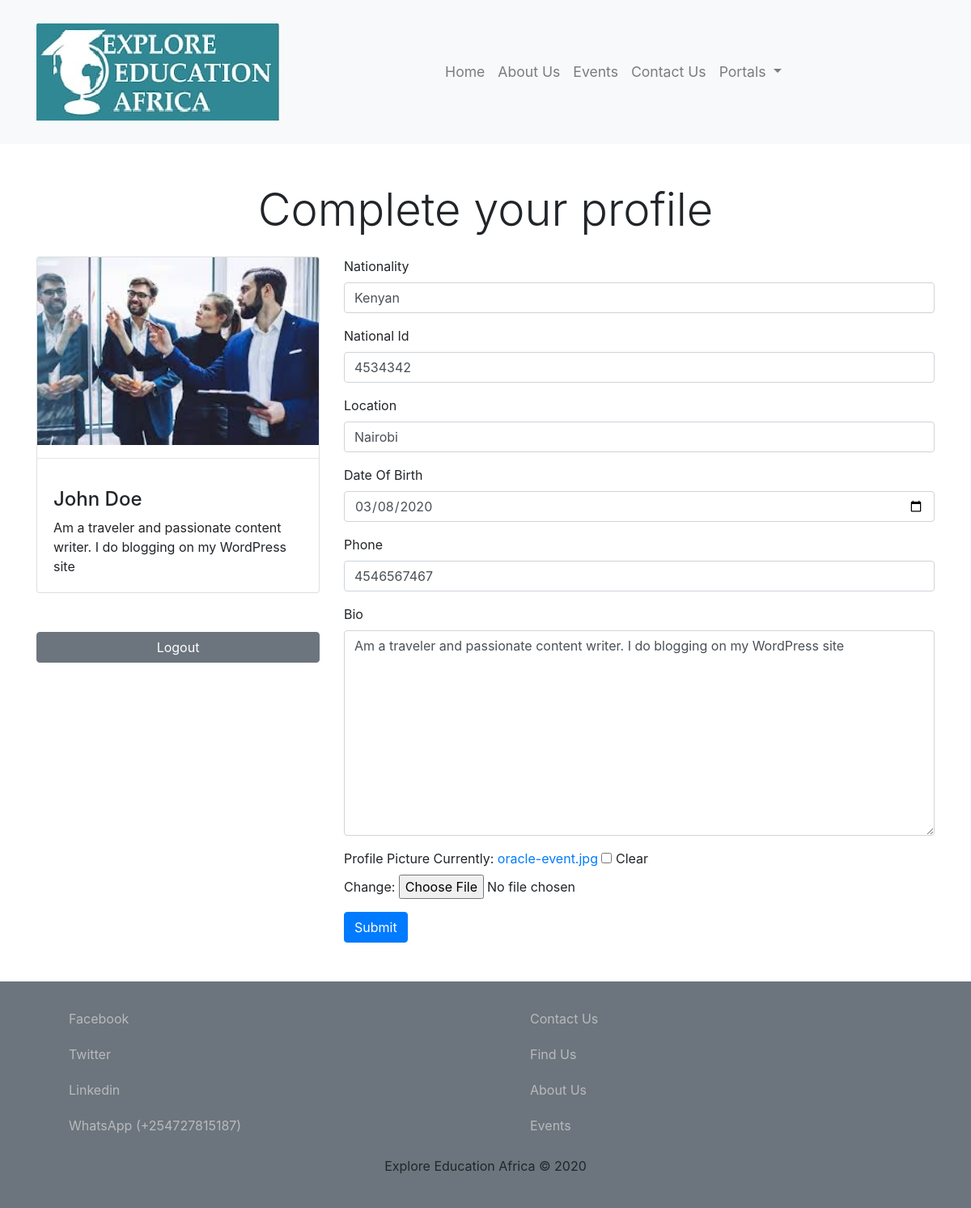
Screenshot of /agents/profile/ (signed in) with the database file from the repository.
### clients/models.py (models this page shows, shortened)
class Agent(models.Model):
  user = models.OneToOneField(User, on_delete=models.CASCADE, null=True)
  bio = models.CharField(max_length=200, null=True)
  nationality = models.CharField(max_length=100, null=True)
  national_id = models.CharField(max_length=20, null=True)
  location = models.CharField(max_length=100, null=True)
  birth_date = models.DateField(null=True)
  phone = models.CharField(max_length=100, null=True)
  profile_pic = models.ImageField(default="default_profile.jpg", null=True, blank=True)
  is_active = models.BooleanField(default=False)
  created_at = models.DateTimeField(auto_now_add=True)

### clients/views.py (the view)
# urls.py: path('agents/profile/', views.agents, name='profile'),
@login_required(login_url='clients:login')
def agents(request):
  agent = request.user.agent
  if request.method == 'POST':
    form = ProfileForm(request.POST, request.FILES,  instance=agent)
    if form.is_valid():
      form.save()
      messages.success(request, 'Your profile was updated successfully')
    else:
      messages.error(request, 'Please correct the error below')
  else:
    form = ProfileForm(instance=agent)
  context = {
    'form': form
  }
  return render(request, 'clients/agents.html', context)

### clients/forms.py
class ProfileForm(ModelForm):
  bio = forms.CharField(widget=forms.Textarea(attrs={'class':'form-control'}))
  nationality = forms.CharField(widget=forms.TextInput(attrs={'class':'form-control'}))
  national_id = forms.CharField(widget=forms.TextInput(attrs={'class':'form-control'}))
  location = forms.CharField(widget=forms.TextInput(attrs={'class':'form-control'}))
  birth_date = forms.DateField(widget=forms.DateInput(attrs={'class':'form-control', 'type': 'date'}))
  phone = forms.CharField(widget=forms.TextInput(attrs={'class':'form-control'}))
  class Meta:
    model = Agent
    fields = '__all__'
    exclude = ['user']

### templates/clients/agents.html (shortened to what this page needs)
{% extends 'base.html' %}
{% load static %}
{% block content %}
  <div class="container mt-5 mb-5">
    <div class="text-center">
      <h4 class="display-4 mb-4">Complete your profile</h4>
    </div>
    <div class="row">
      <div class="col-md-4">
        <div class="card">
          <img src="{{request.user.agent.profile_pic.url}}" class="card-img-top" alt="...">
          <hr>
          <div class="card-body">
            <h4>{{request.user.get_full_name}}</h4>
            <p class="card-text">{{request.user.agent.bio}}</p>
          </div>
        </div>
        <a href="{% url 'clients:logout' %}" class="btn btn-secondary btn-block mt-5">Logout</a>
      </div>
      <div class="col-md-8">
        <form action="" method="POST" enctype="multipart/form-data">
          <div class="form-group">
            <label for="nationality">Nationality</label>
            {{form.nationality}}
          </div>
          <div class="form-group">
            <label for="nationalId">National Id</label>
            {{form.national_id}}
          </div>
          <div class="form-group">
            <label for="location">Location</label>
            {{form.location}}
          </div>
          <div class="form-group">
            <label for="dob">Date Of Birth</label>
            {{form.birth_date}}
          </div>
          <div class="form-group">
            <label for="name">Phone</label>
            {{form.phone}}
          </div>
          <div class="form-group">
            <label for="bio">Bio</label>
            {{form.bio}}
          </div>
          <div class="form-group">
            <label for="profile_pic">Profile Picture</label>
            {{form.profile_pic}}
          </div>
          <input type="submit" value="Submit" class="btn btn-primary">
        </form>
      </div>
    </div>
  </div>
{% endblock %}

### rows the page displays
Agent: nationality "Kenyan", national_id "4534342", location "Nairobi", birth_date "03/08/2020", phone "4546567467", bio "Am a traveler and passionate content writer. I do blogging on my WordPress site"

### other values shown
{{ request.user.get_full_name }} "John Doe"
{{ request.user.agent.bio }} "Am a traveler and passionate content writer. I do blogging on my WordPress site"
